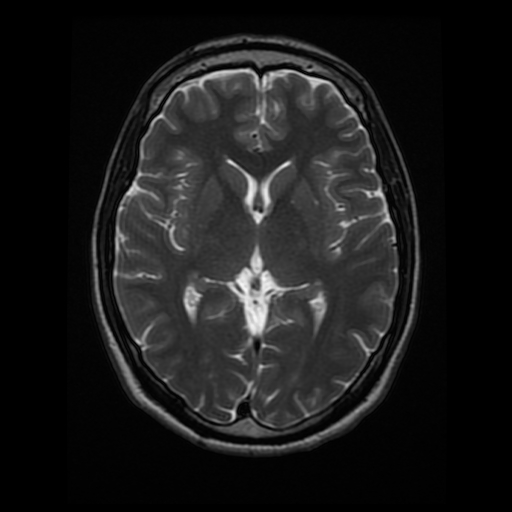
#> input picture brain_MR.jpg, 512 x 512 px
$ jupyter execute 'gaussian blur(LPF).ipynb'   (shell and % lines are left out)
#> lines starting #> are read from the running program, lines starting #| are printed output that depends on the picture; after the words box and inside, x2 and y2 are one past the last pixel; in counts of white or black regions, pixels touching at a corner belong together
# gaussian blur (low pass filter)

### we generally use a low pass filter first to get rid of noise and then a high pass filter for edge detection

[cell 1]
import numpy as np
import matplotlib.pyplot as plt
import matplotlib.image as mpimg
import cv2

[cell 2]
image = cv2.imread("brain_MR.jpg")
#> image is the input picture: shape (512, 512, 3); min 0, max 247, mean 26.9
plt.imshow(image)

[cell 3]
image_copy = np.copy(image)
image_copy = cv2.cvtColor(image_copy,cv2.COLOR_BGR2RGB)
plt.imshow(image_copy)

# applying gaussian blur

[cell 4]
gray = cv2.cvtColor(image_copy,cv2.COLOR_RGB2GRAY)

#creating gaussian filter with parameters image,kernel size,standard deviation (which is kept 0 for auto calculation)
gray_blur = cv2.GaussianBlur(gray,(5,5),3)

f, (ax1, ax2) = plt.subplots(1, 2, figsize=(20,10))

ax1.set_title('original gray')
ax1.imshow(gray, cmap='gray')

ax2.set_title('blurred image')
ax2.imshow(gray_blur, cmap='gray')
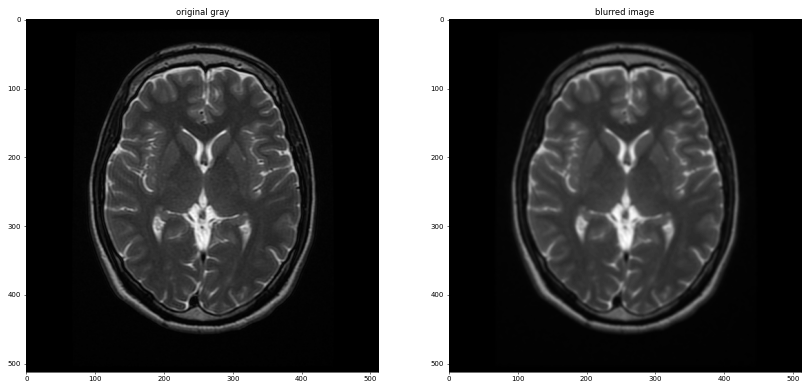
#> figure drawn by matplotlib, 2 panels

## Test performance with a HPF

[cell 5]
# High-pass filter

# 3x3 sobel filters for edge detection
sobel_x = np.array([[ -1, 0, 1],
                   [ -2, 0, 2],
                   [ -1, 0, 1]])


sobel_y = np.array([[ -1, -2, -1],
                   [ 0, 0, 0],
                   [ 1, 2, 1]])


# Filter the orginal and blurred grayscale images using filter2D
filtered = cv2.filter2D(gray, -1, sobel_x)
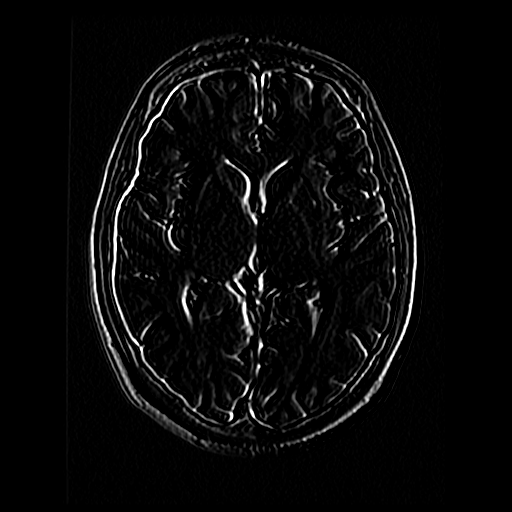
#> filtered: shape (512, 512); min 0, max 255, mean 9.8

filtered_blurred = cv2.filter2D(gray_blur, -1, sobel_y)
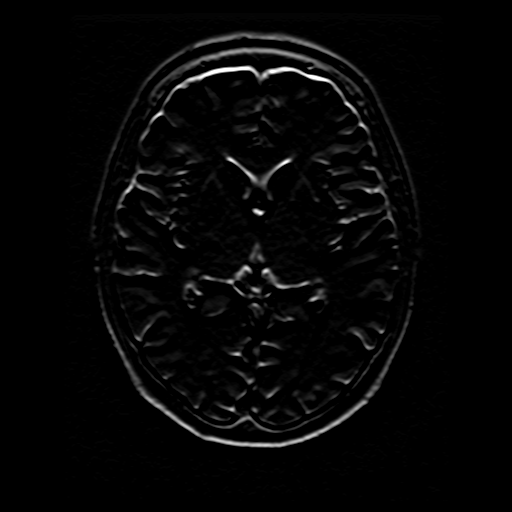
#> filtered_blurred: shape (512, 512); min 0, max 255, mean 6.2
f, (ax1, ax2) = plt.subplots(1, 2, figsize=(20,10))

ax1.set_title('original gray')
ax1.imshow(filtered, cmap='gray')

ax2.set_title('blurred image')
ax2.imshow(filtered_blurred, cmap='gray')
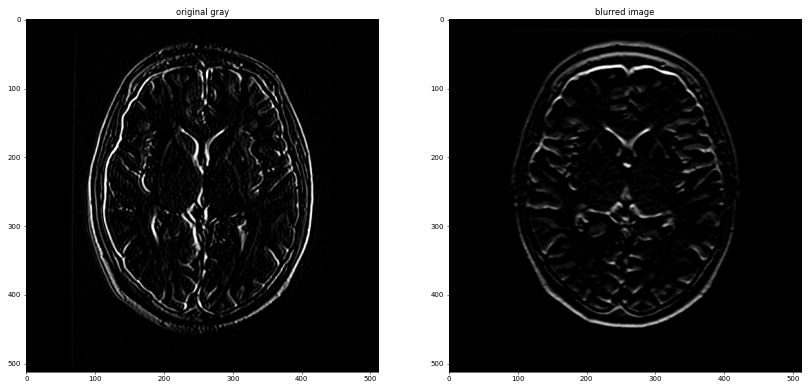
#> figure drawn by matplotlib, 2 panels

[cell 6]
# Create threshold that sets all the filtered pixels to white
# Above a certain threshold

retval, binary_image = cv2.threshold(filtered_blurred, 30, 255, cv2.THRESH_BINARY)
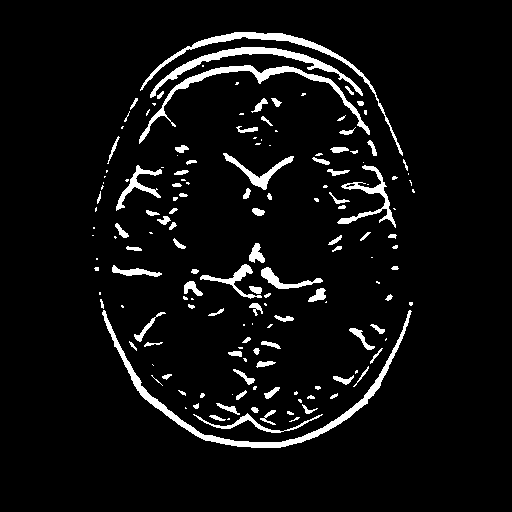
#> binary_image: shape (512, 512); 5.8% white; 159 white regions (70 under 20 px), largest, box (x1, y1, x2, y2) and area: (102, 310, 412, 448) 2457, (139, 65, 370, 144) 1571, (140, 32, 403, 156) 1521

plt.imshow(binary_image, cmap='gray')
